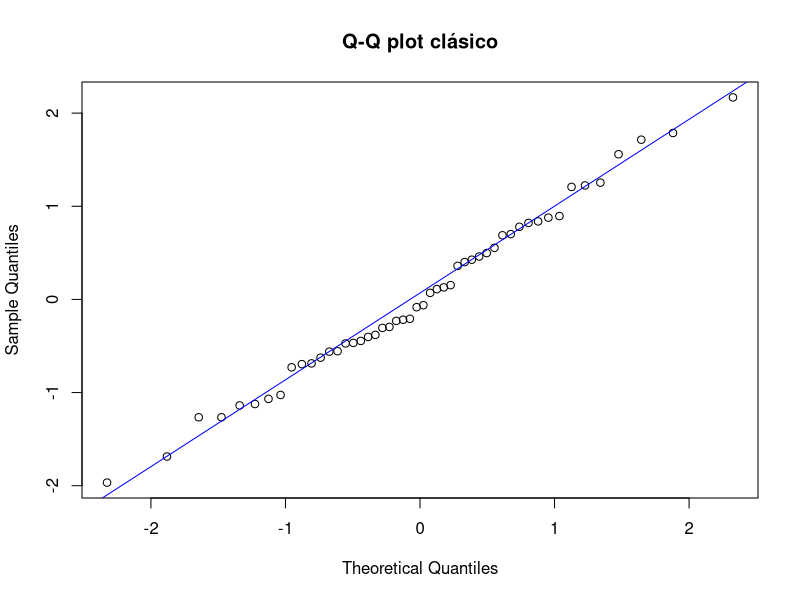
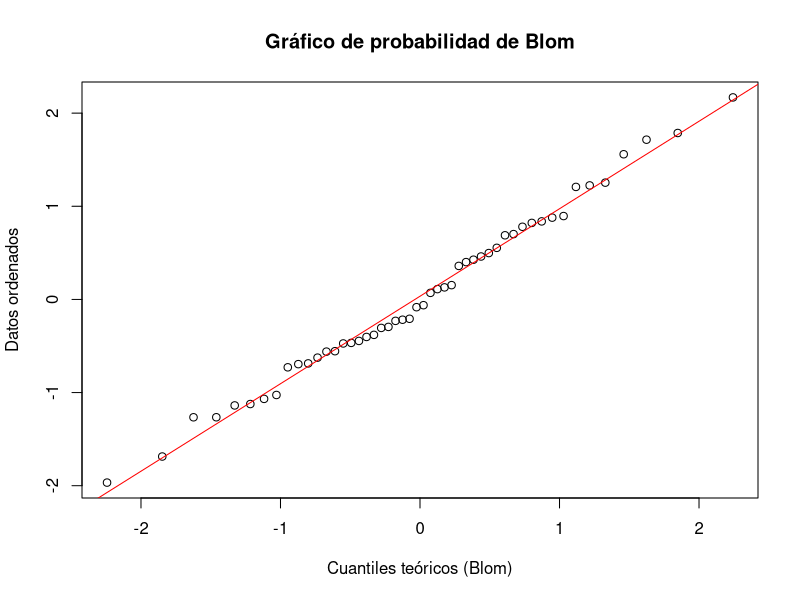

The R source for these figures, in order:
# Simulamos datos normales
set.seed(123)
x <- rnorm(50)

# Q-Q plot clásico
qqnorm(x, main = "Q-Q plot clásico")
qqline(x, col = "blue")

# Gráfico de probabilidad tipo Blom
# Usamos la fórmula de Blom: (i - 0.375) / (n + 0.25)
n <- length(x)
i <- 1:n
blom_pos <- (i - 0.375) / (n + 0.25)
blom_quantiles <- qnorm(blom_pos)

# Ordenamos los datos
x_sorted <- sort(x)

# Graficamos
plot(blom_quantiles, x_sorted, main = "Gráfico de probabilidad de Blom",
     xlab = "Cuantiles teóricos (Blom)", ylab = "Datos ordenados")
abline(lm(x_sorted ~ blom_quantiles), col = "red")
